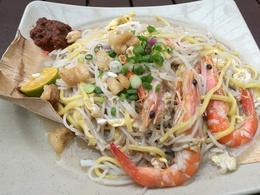
%> input picture MATLAB/rgb_hokkien_mee/hokkien_mee.jpg, 260 x 195 px, shrunk from 3968 x 2976 before the run
$ octave rgb_svd_hokkien_mee.m   (GNU Octave 9; MATLAB toolbox functions it lacks are replaced by stand-ins)
%> lines starting %> are read from the running program, lines starting %| are printed output that depends on the picture
% load image file
RGB=imread('hokkien_mee.jpg');
%> RGB is the input picture: size 195x260x3 uint8; mean R, G, B 176, 159.3, 135
%RGB=imresize(I, 1/2);
[R,G,B] = imsplit(RGB);
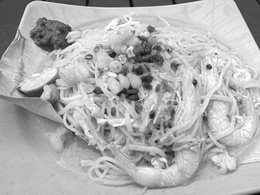
%> R: size 195x260 uint8; min 7, max 255, mean 176
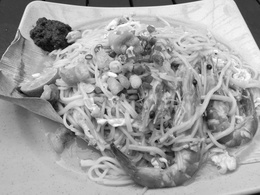
%> G: size 195x260 uint8; min 4, max 255, mean 159.3
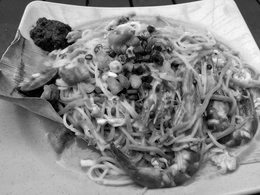
%> B: size 195x260 uint8; min 0, max 255, mean 135
% imshow(RGB)
% whos R, whos G, whos B

% uint8 -> float64
DR=double(R);
% R010
[UR010,SR010,VR010]=svds(DR,010);
DR010=UR010*SR010*VR010';
R010=uint8(DR010);
% R030
[UR030,SR030,VR030]=svds(DR,30);
DR030=UR030*SR030*VR030';
R030=uint8(DR030);
% R050
[UR050,SR050,VR050]=svds(DR,50);
DR050=UR050*SR050*VR050';
R050=uint8(DR050);
% R070
[UR070,SR070,VR070]=svds(DR,070);
DR070=UR070*SR070*VR070';
R070=uint8(DR070);
% R090
[UR090,SR090,VR090]=svds(DR,090);
DR090=UR090*SR090*VR090';
R090=uint8(DR090);

% uint8 -> float64
DG=double(G);
% G010
[UG010,SG010,VG010]=svds(DG,10);
DG010=UG010*SG010*VG010';
G010=uint8(DG010);
% G030
[UG030,SG030,VG030]=svds(DG,30);
DG030=UG030*SG030*VG030';
G030=uint8(DG030);
% G050
[UG050,SG050,VG050]=svds(DG,50);
DG050=UG050*SG050*VG050';
G050=uint8(DG050);
% G070
[UG070,SG070,VG070]=svds(DG,070);
DG070=UG070*SG070*VG070';
G070=uint8(DG070);
% G090
[UG090,SG090,VG090]=svds(DG,090);
DG090=UG090*SG090*VG090';
G090=uint8(DG090);

% uint8 -> float64
DB=double(B);
% B010
[UB010,SB010,VB010]=svds(DB,10);
DB010=UB010*SB010*VB010';
B010=uint8(DB010);
% B030
[UB030,SB030,VB030]=svds(DB,30);
DB030=UB030*SB030*VB030';
B030=uint8(DB030);
% B050
[UB050,SB050,VB050]=svds(DB,50);
DB050=UB050*SB050*VB050';
B050=uint8(DB050);
% B070
[UB070,SB070,VB070]=svds(DB,070);
DB070=UB070*SB070*VB070';
B070=uint8(DB070);
% B090
[UB090,SB090,VB090]=svds(DB,090);
DB090=UB090*SB090*VB090';
B090=uint8(DB090);

% R+G+B
% RGB010
RGB010(:,:,1)=(R010);
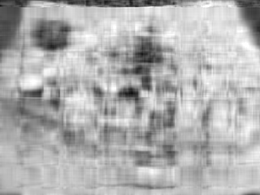
%> RGB010: size 195x260 uint8; min 14, max 255, mean 176
RGB010(:,:,2)=(G010);
RGB010(:,:,3)=(B010);
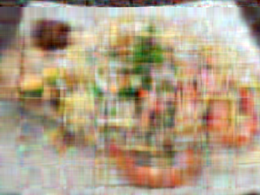
%> RGB010: size 195x260x3 uint8; mean R, G, B 176, 159.3, 135; mean of the top-left, top-right, bottom-left and bottom-right quarters 148.8, 170, 157.9, 150.5
% RGB030
RGB030(:,:,1)=(R030);
RGB030(:,:,2)=(G030);
RGB030(:,:,3)=(B030);
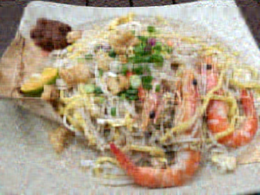
%> RGB030: size 195x260x3 uint8; mean R, G, B 176, 159.3, 135; mean of the top-left, top-right, bottom-left and bottom-right quarters 148.2, 170.7, 158.3, 150
% RGB050
RGB050(:,:,1)=(R050);
RGB050(:,:,2)=(G050);
RGB050(:,:,3)=(B050);
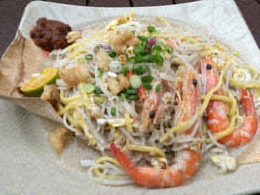
%> RGB050: size 195x260x3 uint8; mean R, G, B 176, 159.3, 135; mean of the top-left, top-right, bottom-left and bottom-right quarters 148.2, 170.7, 158.4, 150
% RGB070
RGB070(:,:,1)=(R070);
RGB070(:,:,2)=(G070);
RGB070(:,:,3)=(B070);
% RGB090
RGB090(:,:,1)=(R090);
RGB090(:,:,2)=(G090);
RGB090(:,:,3)=(B090);

figure;
subplot(2,3,1);
imshow(RGB);
title('Original R, G and B are full rank 2976 by 3968 matrices respectively.');
subplot(2,3,2);
imshow(RGB010);
title('Rank 10 Approximation');
subplot(2,3,3);
imshow(RGB030);
title('Rank 30 Approximation');
subplot(2,3,4);
imshow(RGB050);
title('Rank 50 Approximation');
subplot(2,3,5);
imshow(RGB070);
title('Rank 70 Approximation');
subplot(2,3,6);
imshow(RGB090);
title('Rank 90 Approximation');
